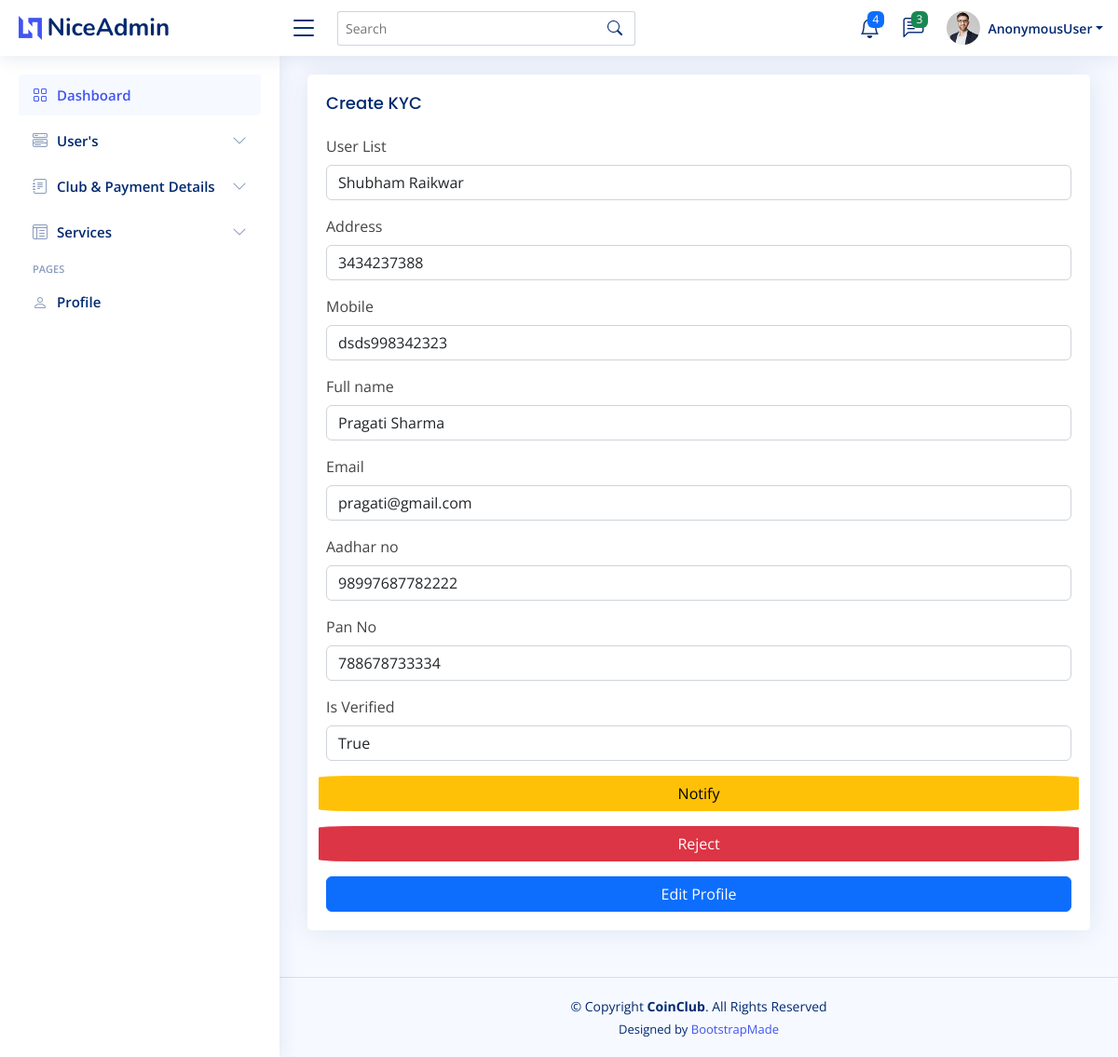
Page /homepage/editkyc/2/ on the committed database.
### api/models.py (models this page shows, shortened)
class userkyc(models.Model):
    registeruser=models.ForeignKey(user_registration,on_delete=models.CASCADE)
    address=models.CharField(max_length=100)
    mobile=models.CharField(max_length=50)
    fullname = models.CharField(max_length=100,null=True)
    email =models.CharField(max_length=250,null=True)
    aadharno=models.CharField(max_length=50,unique=True)
    aadharfrontimg=models.FileField(blank=True,upload_to='aadhar/',default='aadhar/none/no-img.jpg')
    aadharbackimg=models.FileField(blank=True,upload_to='aadhar/',default='aadhar/none/no-img.jpg')
    panno=models.CharField(max_length=50,unique=True)
    panimg=models.FileField(blank=True,upload_to='pan/',default='pan/none/no-img.jpg')
    is_verified=models.BooleanField(default=False)

class user_registration(models.Model):
    full_name=models.CharField(max_length=50)
    mobileno=models.CharField(max_length=50, unique=True)
    city=models.CharField(max_length=50)
    password=models.CharField(max_length=50)
    gender=models.CharField(max_length=50)
    occupation=models.CharField(max_length=50)
    motive=models.CharField(max_length=100)
    income=models.CharField(max_length=50)
    wallet_amount= models.CharField(max_length=50,default='0')
    monthlycontribution=models.CharField(max_length=50)
    profileimg=models.ImageField(blank=True,null=True,upload_to='user/')
    email=models.CharField(max_length=50)
    alternateno=models.CharField(max_length=50,blank=True)
    token = models.CharField(max_length=300)
    create_at=models.DateField(auto_now_add=True)

### adminapp/views.py (the view)
# urls.py: path('editkyc/<int:id>/', views.UpdateUserKyc, name="update_kyc"),
def UpdateUserKyc(request, id):
    if request.method == 'POST':
        registeruser = request.POST['registeruser']
        address = request.POST['address']
        mobile = request.POST['mobile']
        fullname = request.POST['fullname']
        email = request.POST['email']
        aadharno = request.POST['aadharno']
        panno = request.POST['panno']
        is_verified = request.POST['is_verified']
        uplead = userkyc.objects.filter(id=id)
        uplead.update(registeruser_id=registeruser,
                        address=address,
                        mobile=mobile,
                        fullname=fullname,
                        email=email,
                        aadharno=aadharno,
                        panno=panno,
                        is_verified=is_verified
                        )
        messages.success(request, f"{registeruser} Kyc detail updated successfully")
        return redirect('/homepage/getallkyc/')
    else:
        mykyc = userkyc.objects.get(id=id)
        user = user_registration.objects.all()
        return render(request, "edituserkyc.html", {'kyc':mykyc, 'users': user})

### templates/edituserkyc.html (shortened to what this page needs)
{% extends 'index.html' %}
{% load static %}
{% block content %}
  <main id="main" class="main">
    <section class="section">
      <div class="row">
        <div class="col-lg-12">
          <div class="card">
            <div class="card-body">
              <h5 class="card-title">Create KYC</h5>
              <form class="row g-3" method="post" enctype="multipart/form-data">
                <div class="col-12">
                  <label for="inputNanme4" class="form-label">User List</label>
                  <select name="registeruser" id="inputAddress" class="form-control">
                    <option value="{{ kyc.id }}">{{kyc.registeruser.full_name}}</option>
                  </select>
                </div>
                <div class="col-12">
                  <label for="inputEmail4" class="form-label">Address</label>
                  <input type="text" class="form-control" id="inputEmail4" name="address" value="{{ kyc.address}}">
                </div>
                <div class="col-12">
                  <label for="inputPassword4" class="form-label">Mobile</label>
                  <input type="text" class="form-control" id="inputPassword4" name="mobile" value="{{ kyc.mobile}}">
                </div>
                <div class="col-12">
                  <label for="inputAddress" class="form-label">Full name</label>
                  <input type="text" class="form-control" id="inputPassword4" name="fullname" value="{{ kyc.fullname}}">
                </div>
                <div class="col-12">
                  <label for="inputPassword4" class="form-label">Email</label>
                  <input type="text" class="form-control" name="email" id="inputPassword4" value="{{ kyc.email}}">
                </div>
                <div class="col-12">
                  <label for="inputPassword4" class="form-label">Aadhar no</label>
                  <input type="text" class="form-control" name="aadharno" id="inputPassword4" value="{{ kyc.aadharno}}">
                </div>
                <div class="col-12">
                  <label for="inputPassword4" class="form-label">Pan No</label>
                  <input type="text" class="form-control" name="panno" id="inputPassword4" value="{{ kyc.panno}}">
                </div>
                <div class="col-12">
                  <label for="inputAddress" class="form-label">Is Verified</label><br>
                  <select name="is_verified" id="inputAddress" class="form-control">
                    <option value="{{ kyc.id }}">{{kyc.is_verified}}</option>
                  </select>
                </div>
                <a class="btn btn-warning" style="border-radius:5%;" href="{% url 'nitify' id=kyc.id %}">Notify</a>
                <a class="btn btn-danger" style="border-radius:5%;" href="{% url 'nitifyrej' id=kyc.id %}">Reject</a>
                <div class="text-center">
                  <button type="submit" class="btn btn-primary col-md-12" >Edit Profile</button>
                </div>
              </form>
            </div>
          </div>
        </div>
      </div>
    </section>
  </main>
  {% endblock content %}

### static/assets/css/style.css (style rules this page uses)
:root { scroll-behavior: smooth; }
body { font-family: "Open Sans", sans-serif; background: #f6f9ff; color: #444444; }
a { color: #4154f1; text-decoration: none; }
h1, h2, h3, h4, h5, h6 { font-family: "Nunito", sans-serif; }
#main { margin-top: 60px; padding: 20px 30px; transition: all 0.3s; }
.card { margin-bottom: 30px; border: none; border-radius: 5px; box-shadow: 0px 0 30px rgba(1, 41, 112, 0.1); }
.card-title { padding: 20px 0 15px 0; font-size: 18px; font-weight: 500; color: #012970; font-family: "Poppins", sans-serif; }
.card-body { padding: 0 20px 20px 20px; }
@media (min-width: 1200px) { #main, #footer { margin-left: 300px; } }

### rows in the picture
userkyc: registeruser "Shubham Raikwar", address "3434237388", mobile "dsds998342323", fullname "Pragati Sharma", email "pragati@gmail.com", aadharno "98997687782222", panno "788678733334", is_verified "True"

### other values in the picture
{{ request.user }} "AnonymousUser"
